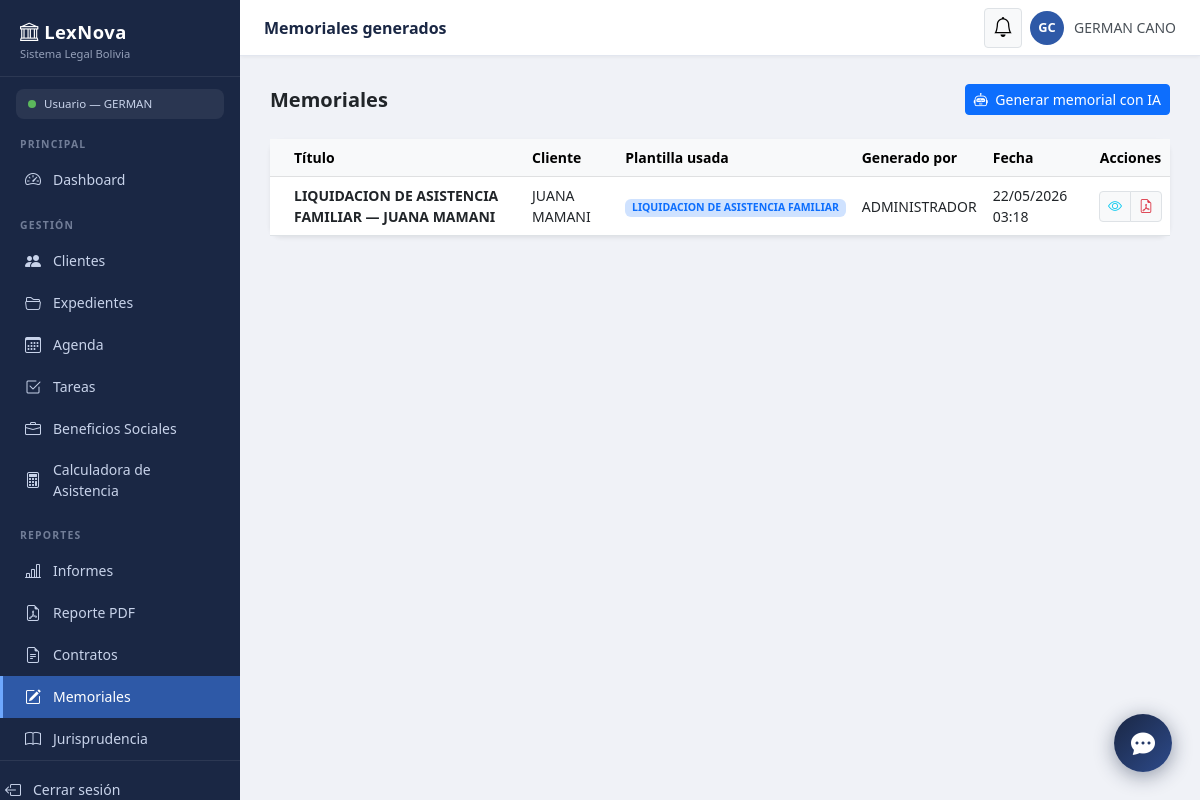
The app's page /casos/memoriales/ (signed in) with its own data.
### control_legal/models.py (models this page shows, shortened)
class Memorial(models.Model):
    plantilla   = models.ForeignKey(
        PlantillaMemorial, on_delete=models.SET_NULL,
        null=True, blank=True,
        related_name='memoriales_generados',
        verbose_name="Plantilla usada"
    )
    expediente  = models.ForeignKey(
        Expediente, on_delete=models.SET_NULL,
        null=True, blank=True,
        related_name='memoriales',
        verbose_name="Expediente relacionado"
    )
    cliente     = models.ForeignKey(
        Cliente, on_delete=models.PROTECT,
        related_name='memoriales',
        verbose_name="Cliente"
    )
    generado_por = models.ForeignKey(
        User, on_delete=models.SET_NULL, null=True,
        related_name='memoriales_generados'
    )
    titulo          = models.CharField(max_length=200, verbose_name="Título del memorial")
    contenido_final = models.TextField(verbose_name="Contenido generado")
    fecha_generado  = models.DateTimeField(auto_now_add=True)
    class Meta:
        ordering = ['-fecha_generado']
        verbose_name = "Memorial"
        verbose_name_plural = "Memoriales"

class Cliente(models.Model):
    ci              = models.CharField(max_length=20, unique=True, verbose_name="Cédula de identidad")
    nombre_completo = models.CharField(max_length=200, verbose_name="Nombre completo")
    telefono        = models.CharField(max_length=20, blank=True, verbose_name="Teléfono")
    email           = models.EmailField(blank=True, verbose_name="Correo electrónico")
    direccion       = models.TextField(blank=True, verbose_name="Dirección")
    abogado_asignado = models.ForeignKey(
        User, on_delete=models.SET_NULL,
        null=True, blank=True,
        related_name='clientes',
        verbose_name="Abogado asignado"
    )
    codigo_acceso = models.CharField(
        max_length=12, unique=True, blank=True, null=True,
        verbose_name="Código de acceso del cliente"
    )
    notas_internas = models.TextField(blank=True, verbose_name="Notas internas")
    fecha_registro = models.DateTimeField(auto_now_add=True)
    activo         = models.BooleanField(default=True)
    class Meta:
        ordering = ['nombre_completo']
        verbose_name = "Cliente"
        verbose_name_plural = "Clientes"

class PlantillaMemorial(models.Model):
    CATEGORIAS = [
        ('asistencia_familiar', 'Asistencia Familiar'),
        ('civil',              'Civil'),
        ('penal',              'Penal'),
        ('laboral',            'Laboral'),
        ('constitucional',     'Constitucional'),
        ('administrativo',     'Administrativo'),
        ('otro',               'Otro'),
    ]
    nombre      = models.CharField(max_length=200, verbose_name="Nombre del memorial")
    categoria   = models.CharField(max_length=30, choices=CATEGORIAS, default='civil', verbose_name="Categoría")
    descripcion = models.TextField(blank=True, verbose_name="Descripción breve")
    estructura  = models.TextField(verbose_name="Estructura / molde del memorial")
    normas_aplicables = models.TextField(blank=True, verbose_name="Normas legales aplicables")
    activa      = models.BooleanField(default=True, verbose_name="Activa")
    creada_por  = models.ForeignKey(
        User, on_delete=models.SET_NULL, null=True,
        related_name='plantillas_memorial_creadas'
    )
    creada_en   = models.DateTimeField(auto_now_add=True)
    actualizada_en = models.DateTimeField(auto_now=True)
    class Meta:
        ordering = ['categoria', 'nombre']
        verbose_name = "Plantilla de memorial"
        verbose_name_plural = "Plantillas de memoriales"

### control_legal/views.py (the view)
# urls.py: path('memoriales/',                 views.lista_memoriales,      name='lista_memoriales'),
@login_required
def lista_memoriales(request):
    memoriales = Memorial.objects.select_related(
        'cliente', 'plantilla', 'generado_por'
    ).order_by('-fecha_generado')
    return render(request, 'control_legal/lista_memoriales.html', {'memoriales': memoriales})

### control_legal/templates/control_legal/lista_memoriales.html (shortened to what this page needs)
{% extends "base.html" %}
{% block topbar_titulo %}Memoriales generados{% endblock %}
{% block contenido %}
<div class="d-flex justify-content-between align-items-center mb-4">
    <h5 class="fw-bold mb-0">Memoriales</h5>
    <a href="{% url 'generar_memorial' %}" class="btn btn-primary btn-sm">
        <i class="bi bi-robot me-1"></i> Generar memorial con IA
    </a>
</div>
<div class="card border-0 shadow-sm" style="border-radius:12px;">
    <div class="table-responsive">
        <table class="table table-hover align-middle mb-0" style="font-size:.875rem;">
            <thead class="table-light">
                <tr>
                    <th class="ps-4">Título</th>
                    <th>Cliente</th>
                    <th>Plantilla usada</th>
                    <th>Generado por</th>
                    <th>Fecha</th>
                    <th class="text-center">Acciones</th>
                </tr>
            </thead>
            <tbody>
                {% for m in memoriales %}
                <tr>
                    <td class="ps-4 fw-semibold">{{ m.titulo }}</td>
                    <td>{{ m.cliente.nombre_completo }}</td>
                    <td>
                        {% if m.plantilla %}
                        <span class="badge bg-primary-subtle text-primary">{{ m.plantilla.nombre }}</span>
                        {% else %}<span class="text-muted">—</span>{% endif %}
                    </td>
                    <td>{{ m.generado_por.get_full_name|default:m.generado_por.username }}</td>
                    <td>{{ m.fecha_generado|date:"d/m/Y H:i" }}</td>
                    <td class="text-center">
                        <div class="btn-group btn-group-sm">
                            <a href="{% url 'ver_memorial' m.pk %}"
                               class="btn btn-light border text-info" title="Ver">
                                <i class="bi bi-eye"></i>
                            </a>
                            <a href="{% url 'exportar_memorial_pdf' m.pk %}"
                               class="btn btn-light border text-danger" title="PDF" target="_blank">
                                <i class="bi bi-file-earmark-pdf"></i>
                            </a>
                        </div>
                    </td>
                </tr>
                {% endfor %}
            </tbody>
        </table>
    </div>
</div>
{% endblock %}

### control_legal/templates/base.html (shortened to what this page needs)
<!DOCTYPE html>
<html lang="es">
<head>
  <link href="https://cdn.jsdelivr.net/npm/bootstrap@5.3.0/dist/css/bootstrap.min.css" rel="stylesheet">
  <link href="https://cdn.jsdelivr.net/npm/bootstrap-icons@1.11.0/font/bootstrap-icons.css" rel="stylesheet">
</head>
<body>
<nav id="sidebar">
  <div class="sidebar-brand">
    <div class="logo-title"><i class="bi bi-bank"></i> LexNova</div>
    <div class="logo-sub">Sistema Legal Bolivia</div>
  </div>
  {% if request.user.is_authenticated %}
  <div class="rol-badge">
    {% if request.user.is_superuser %}
      <span class="dot dot-admin"></span> Administrador
    {% else %}
      <span class="dot dot-abogado"></span> Usuario
    {% endif %}
    — {{ request.user.first_name|default:request.user.username }}
  </div>
  {% endif %}
  <div class="sidebar-section">Principal</div>
  <a href="{% url 'dashboard' %}"
     class="sidebar-link {% if request.resolver_match.url_name == 'dashboard' %}active{% endif %}">
    <i class="bi bi-speedometer2"></i> Dashboard
  </a>
  <div class="sidebar-section">Gestión</div>
  <a href="{% url 'listar_clientes' %}"
     class="sidebar-link {% if 'cliente' in request.resolver_match.url_name %}active{% endif %}">
    <i class="bi bi-people-fill"></i> Clientes
  </a>
  <a href="{% url 'listar_casos' %}"
     class="sidebar-link {% if 'caso' in request.resolver_match.url_name %}active{% endif %}">
    <i class="bi bi-folder2-open"></i> Expedientes
  </a>
  <a href="{% url 'agenda' %}"
     class="sidebar-link {% if 'agenda' in request.resolver_match.url_name or 'evento' in request.resolver_match.url_name %}active{% endif %}">
    <i class="bi bi-calendar3"></i> Agenda
  </a>
  <a href="{% url 'lista_tareas' %}"
     class="sidebar-link {% if 'tarea' in request.resolver_match.url_name %}active{% endif %}">
    <i class="bi bi-check2-square"></i> Tareas
  </a>
  <a href="{% url 'calculadora_beneficios_sociales' %}" class="sidebar-link
     {% if request.resolver_match.url_name == 'calculadora_beneficios_sociales' %}active{% endif %}">
    <i class="bi bi-briefcase"></i> Beneficios Sociales
  </a>
  <a href="{% url 'calculadora_asistencia' %}" class="sidebar-link
     {% if 'calculadora_asistencia' in request.resolver_match.url_name or 'asistencia_familiar' in request.resolver_match.url_name %}active{% endif %}">
    <i class="bi bi-calculator"></i> Calculadora de Asistencia
  </a>
  <div class="sidebar-section">Reportes</div>
  <a href="{% url 'reportes' %}" class="sidebar-link
    {% if request.resolver_match.url_name == 'reportes' %}active{% endif %}">
    <i class="bi bi-bar-chart-line"></i> Informes
  </a>
  <a href="{% url 'exportar_pdf' %}" class="sidebar-link">
    <i class="bi bi-file-earmark-pdf"></i> Reporte PDF
  </a>
  <a href="{% url 'lista_contratos' %}" class="sidebar-link
     {% if 'contrato' in request.resolver_match.url_name or 'plantilla' in request.resolver_match.url_name %}active{% endif %}">
    <i class="bi bi-file-earmark-text"></i> Contratos
  </a>
<a href="{% url 'lista_memoriales' %}" class="sidebar-link
   {% if 'memorial' in request.resolver_match.url_name %}active{% endif %}">
    <i class="bi bi-pencil-square"></i> Memoriales
</a>
<a href="{% url 'jurisprudencia_asistente' %}" class="sidebar-link {% if request.resolver_match.url_name == 'jurisprudencia_asistente' %}active{% endif %}">
    <i class="bi bi-book"></i> Jurisprudencia
</a>
  <div style="margin-top:auto;padding:16px 0;border-top:1px solid rgba(255,255,255,.08);">
    <form method="POST" action="{% url 'portal_logout' %}" style="margin:0;">
    <button type="submit" class="sidebar-link btn btn-link p-0 w-100 text-start">
        <i class="bi bi-box-arrow-left"></i> Cerrar sesión
    </button>
</form>
  </div>
</nav>
<header id="topbar">
  <span class="topbar-title">{% block topbar_titulo %}Panel de Control{% endblock %}</span>
<div class="dropdown me-2">
  <button class="btn btn-light btn-sm position-relative border" data-bs-toggle="dropdown" id="notif-btn" onclick="cargarNotificaciones()">
    <i class="bi bi-bell fs-5"></i>
  </button>
</div>
  {% if request.user.is_authenticated %}
  <div class="topbar-user">
    <div class="avatar">
      {{ request.user.first_name|slice:":1"|upper }}{{ request.user.last_name|slice:":1"|upper }}
    </div>
    <span class="d-none d-md-inline">{{ request.user.get_full_name|default:request.user.username }}</span>
  </div>
  {% endif %}
</header>
<main id="main">
  <div class="page-content">
    {% block contenido %}{% endblock %}
  </div>
</main>
{% if user.is_authenticated %}
<button id="lexbot-btn" title="LexBot — Asistente Jurídico">
    <i class="bi bi-chat-dots-fill"></i>
</button>
{% endif %}
</body>
</html>

### control_legal/templates/base.html (style rules this page uses)
:root { --sidebar-bg: #1a2744; --sidebar-hover: #243460; --sidebar-active:#2e59a7; --sidebar-text: #c8d3ea; --sidebar-w: 240px; --topbar-h: 56px; --accent: #2e59a7; }
body { background: #f0f2f7; font-family: 'Segoe UI', sans-serif; margin: 0; }
#sidebar { position: fixed; top: 0; left: 0; width: var(--sidebar-w); height: 100vh; background: var(--sidebar-bg); display: flex; flex-direction: column; z-index: 1000; transition: transform .25s; overflow-y: auto; }
.sidebar-brand { padding: 18px 20px 14px; border-bottom: 1px solid rgba(255,255,255,.08); }
.sidebar-brand .logo-title { font-size: 1.15rem; font-weight: 700; color: #fff; letter-spacing: .5px; }
.sidebar-brand .logo-sub { font-size: .7rem; color: var(--sidebar-text); opacity: .7; }
.sidebar-section { font-size: .65rem; font-weight: 700; letter-spacing: 1.2px; color: var(--sidebar-text); opacity: .5; padding: 18px 20px 6px; text-transform: uppercase; }
.sidebar-link { display: flex; align-items: center; gap: 10px; padding: 9px 20px; color: var(--sidebar-text); text-decoration: none; font-size: .875rem; border-left: 3px solid transparent; transition: background .15s, color .15s; }
.sidebar-link.active { background: var(--sidebar-active); border-left-color: #6ea8fe; color: #fff; }
.sidebar-link i { font-size: 1rem; width: 20px; text-align: center; }
.rol-badge { margin: 12px 16px 0; padding: 6px 12px; border-radius: 8px; background: rgba(255,255,255,.07); font-size: .72rem; color: var(--sidebar-text); display: flex; align-items: center; gap: 8px; }
.rol-badge .dot { width: 8px; height: 8px; border-radius: 50%; flex-shrink: 0; }
.dot-abogado { background: #5cb85c; }
#topbar { position: fixed; top: 0; left: var(--sidebar-w); right: 0; height: var(--topbar-h); background: #fff; border-bottom: 1px solid #e2e6ef; display: flex; align-items: center; padding: 0 24px; z-index: 999; box-shadow: 0 1px 4px rgba(0,0,0,.06); }
.topbar-title { font-size: 1rem; font-weight: 600; color: #1a2744; flex: 1; }
.topbar-user { display: flex; align-items: center; gap: 10px; font-size: .875rem; color: #495057; }
.avatar { width: 34px; height: 34px; border-radius: 50%; background: var(--accent); color: #fff; display: flex; align-items: center; justify-content: center; font-weight: 700; font-size: .8rem; }
#main { margin-left: var(--sidebar-w); padding-top: var(--topbar-h); min-height: 100vh; }
.page-content { padding: 28px 30px; }
#lexbot-btn { position: fixed; bottom: 28px; right: 28px; width: 58px; height: 58px; border-radius: 50%; background: linear-gradient(135deg, #1a2744, #2d4a8a); color: #fff; border: none; box-shadow: 0 4px 20px rgba(26,39,68,.45); font-size: 1.5rem; cursor: pointer; z-index: 9998; display: flex; align-items: center; justify-content: center; transition: transform .2s, box-shadow .2s; }

### records on screen
Memorial: titulo "LIQUIDACION DE ASISTENCIA FAMILIAR — JUANA MAMANI", cliente.nombre_completo "JUANA MAMANI", plantilla.nombre "LIQUIDACION DE ASISTENCIA FAMILIAR", generado_por.get_full_name "ADMINISTRADOR", fecha_generado "22/05/2026 03:18"

### other values on screen
{{ request.user.first_name|default:request.user.username }} "GERMAN"
{{ request.user.first_name|slice:":1"|upper }} "G"
{{ request.user.last_name|slice:":1"|upper }} "C"
{{ request.user.get_full_name|default:request.user.username }} "GERMAN CANO"
